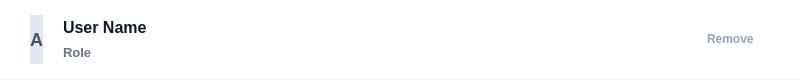
<?xml version="1.0" encoding="UTF-8"?>
<ui version="4.0">
 <class>UserItem</class>
 <widget class="QWidget" name="UserItem">
  <property name="geometry">
   <rect>
    <x>0</x>
    <y>0</y>
    <width>800</width>
    <height>80</height>
   </rect>
  </property>
  <property name="minimumSize">
   <size>
    <width>0</width>
    <height>80</height>
   </size>
  </property>
  <property name="styleSheet">
   <string notr="true">
    QWidget#UserItem { background-color: transparent; }
    QLabel { font-family: "Segoe UI"; }
   </string>
  </property>
  <layout class="QVBoxLayout" name="verticalLayout">
   <property name="leftMargin"><number>0</number></property>
   <property name="rightMargin"><number>0</number></property>
   <property name="topMargin"><number>0</number></property>
   <property name="bottomMargin"><number>0</number></property>

   <item>
    <widget class="QFrame" name="container">
     <property name="styleSheet">
      <string notr="true">
        QFrame#container {
            background-color: white;
            border-bottom: 1px solid #F1F5F9;
            border-radius: 0px;
        }
        QFrame#container:hover {
            background-color: #F8FAFC;
        }
      </string>
     </property>
     <property name="frameShape"><enum>QFrame::StyledPanel</enum></property>

     <layout class="QHBoxLayout" name="horizontalLayout">
      <property name="leftMargin"><number>30</number></property>
      <property name="rightMargin"><number>30</number></property>
      <property name="topMargin"><number>15</number></property>
      <property name="bottomMargin"><number>15</number></property>
      <property name="spacing"><number>20</number></property>

      <item>
       <widget class="QLabel" name="lbl_avatar">
        <property name="text"><string>A</string></property>
        <property name="alignment"><set>Qt::AlignCenter</set></property>
        <property name="fixedSize"><size><width>48</width><height>48</height></size></property>
        <property name="styleSheet">
         <string>
            background-color: #E2E8F0;
            color: #475569;
            border-radius: 24px;
            font-weight: bold;
            font-size: 18px;
         </string>
        </property>
       </widget>
      </item>

      <item>
       <layout class="QVBoxLayout" name="vbox_info">
        <property name="spacing"><number>2</number></property>
        <item>
         <widget class="QLabel" name="lbl_name">
          <property name="text"><string>User Name</string></property>
          <property name="styleSheet"><string>color: #0F172A; font-weight: bold; font-size: 16px; background: transparent;</string></property>
         </widget>
        </item>
        <item>
         <widget class="QLabel" name="lbl_role">
          <property name="text"><string>Role</string></property>
          <property name="styleSheet"><string>color: #64748B; font-weight: 500; font-size: 13px; background: transparent;</string></property>
         </widget>
        </item>
       </layout>
      </item>

      <item><spacer name="spacer"><property name="orientation"><enum>Qt::Horizontal</enum></property><property name="sizeType"><enum>QSizePolicy::Expanding</enum></property><property name="sizeHint" stdset="0"><size><width>40</width><height>20</height></size></property></spacer></item>

      <item>
       <widget class="QPushButton" name="btn_remove">
        <property name="text"><string>Remove</string></property>
        <property name="cursor"><cursorShape>PointingHandCursor</cursorShape></property>
        <property name="styleSheet">
         <string notr="true">
           QPushButton {
             color: #94A3B8;
             background-color: transparent;
             border: none;
             font-weight: 600;
             padding: 8px 16px;
             border-radius: 8px;
             text-align: left;
           }
           QPushButton:hover {
             color: #DC2626;
             background-color: #FEF2F2;
           }
         </string>
        </property>
       </widget>
      </item>

     </layout>
    </widget>
   </item>
  </layout>
 </widget>
 <resources/>
 <connections/>
</ui>
